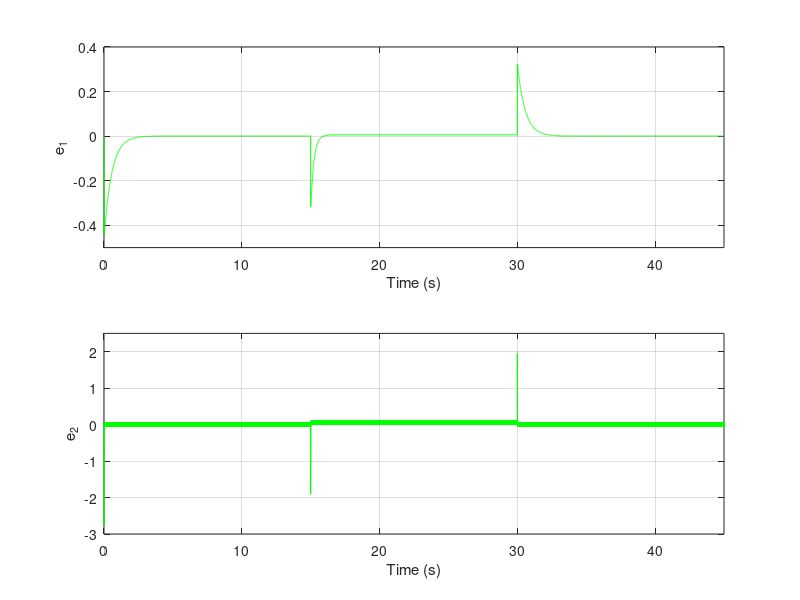

Write MATLAB code to recreate this figure.
%% Fig2c.m - Tracking Error Analysis for CSTR Sliding Mode Control
%  This script simulates a Continuous Stirred Tank Reactor (CSTR) system
%  and plots the tracking errors for both state variables.
%  Plots: Tracking errors e1 (concentration) and e2 (temperature) over time.

%% ==================== Initial Conditions ====================
x(1)=0.;              % Initial concentration (x1)
t(1)=0;               % Initial time
y(1)=0.;              % Initial temperature (x2, using y as variable name)

%% ==================== Simulation Parameters ====================
n=45000;              % Number of simulation steps
tmax=45;              % Total simulation time (seconds)
dt=tmax/n;            % Time step size (delta t)

%% ==================== Cost Function Weights (unused in this script) ====================
Q=10;                 % State weighting matrix coefficient
R=0.01;               % Control input weighting coefficient

%% ==================== System and Controller Parameters ====================
m(1)=1;               % Step counter initialization
alpha=1;              % System decay rate coefficient
betta=100;            % Sliding mode control gain (reaching law parameter)
lambda=0.3;           % Control input gain (g2 coefficient)
gamma=20;             % Activation energy parameter for reaction kinetics
B=1;                  % Heat of reaction coefficient
Da=0.072;             % Damkohler number (ratio of reaction rate to flow rate)

%% ==================== Reference Signal Initialization ====================
r1(1)=0.;             % Initial reference for x1 (concentration)
r2(1)=0.;             % Initial reference for x2 (temperature)

%% ==================== Tracking Error Initialization ====================
e1(1)=x(1)-r1(1);     % Initial tracking error for concentration
e2(1)=y(1)-r2(1);     % Initial tracking error for temperature

%% ==================== Control Input Initialization ====================
u(1)=0;               % Initial control input

%% ==================== Main Simulation Loop ====================
for i=1:n-1,

m(i+1)=m(i)+1;        % Increment step counter

%% ---------- Control Input Coefficients (Affine System: x_dot = f + g*u) ----------
g1(i)=0;              % Control coefficient for x1 equation (no direct control)
g2(i)=lambda;         % Control coefficient for x2 equation

%% ---------- System Dynamics (Euler Discretization of CSTR Model) ----------
% f1: Concentration dynamics with reaction term (Arrhenius kinetics)
f1(i)=x(i)+dt*(-alpha*x(i)+Da*(1-x(i))*exp(y(i)/(1+y(i)/gamma)));

% f2: Temperature dynamics with reaction heat generation
f2(i)=y(i)+dt*(-alpha*y(i)+B*Da*(1-x(i))*exp(y(i)/(1+y(i)/gamma)));

%% ---------- Time Update ----------
t(i+1)=t(i)+dt;

%% ---------- Piecewise Constant Reference for x1 (Concentration) ----------
% Reference changes at t=15s and t=30s to test tracking performance
   if 0<=t(i+1) & t(i+1)<=15
    r1(i+1)=0.4472;           % Low concentration setpoint
    elseif 15<t(i+1) & t(i+1)<30
    r1(i+1)=0.7646;           % High concentration setpoint
    elseif 30<=t(i+1) & t(i+1)<tmax
    r1(i+1)=0.4472;           % Return to low concentration
    end

%% ---------- Piecewise Constant Reference for x2 (Temperature) ----------
   if 0<=t(i+1) & t(i+1)<=15
    r2(i+1)=2.752;            % Low temperature setpoint
    elseif 15<t(i+1) & t(i+1)<30
    r2(i+1)=4.7052;           % High temperature setpoint
    elseif 30<=t(i+1) & t(i+1)<tmax
    r2(i+1)=2.752;            % Return to low temperature
   end

%% ---------- Sliding Surface Sign Function ----------
% S(i) = sign(e2) determines the switching control action
if (y(i)-r2(i))>0
S(i)=1;                       % Error positive: above reference
elseif (y(i)-r2(i))<0
S(i)=-1;                      % Error negative: below reference
else
S(i)=0;                       % On the sliding surface
end

%% ---------- Sliding Mode Control Law ----------
% u = -g2^(-1) * (-beta*sign(e) + r_dot - f)
u(i)=-1/g2(i)*(-betta*S(i)+r2(i+1)-r2(i)-f2(i));

%% ---------- State Update (Closed-Loop Dynamics) ----------
x(i+1)=f1(i);                 % Concentration evolves according to open-loop dynamics
y(i+1)=y(i)+dt*(-betta*S(i)+r2(i+1)-r2(i));  % Temperature with sliding mode control

%% ---------- Tracking Error Update ----------
e1(i+1)=x(i+1)-r1(i+1);       % Concentration tracking error (x1 - r1)
e2(i+1)=y(i+1)-r2(i+1);       % Temperature tracking error (x2 - r2)

end

%% ==================== Final Step Sign Function ====================
% Compute sign function for the last time step
if (y(n)-r2(n))>0
S(n)=1;
elseif (y(n)-r2(n))<0
S(n)=-1;
else
S(n)=0;
end

%% ==================== Prepare Time Vector for Plotting ====================
% Create time vector matching control input dimensions
for j=1:n-1,
    tt(j)=t(j);
end

%% ==================== Plotting Results ====================
% Upper subplot: Concentration tracking error (e1 = x1 - r1)
% Note: e1 shows significant error since x1 is only indirectly controlled
subplot(2,1,1), plot(t,e1,'g-')
ylabel('e_1')
xlabel('Time (s)')
axis([0 tmax -0.5 0.4])
grid
hold on;

% Lower subplot: Temperature tracking error (e2 = x2 - r2)
% Note: e2 converges to zero due to sliding mode control on this state
subplot(2,1,2), plot(t,e2,'g-')
ylabel('e_2')
xlabel('Time (s)')
axis([0 tmax -3 2.5])
grid

%% ==================== Cleanup ====================
clear all;
